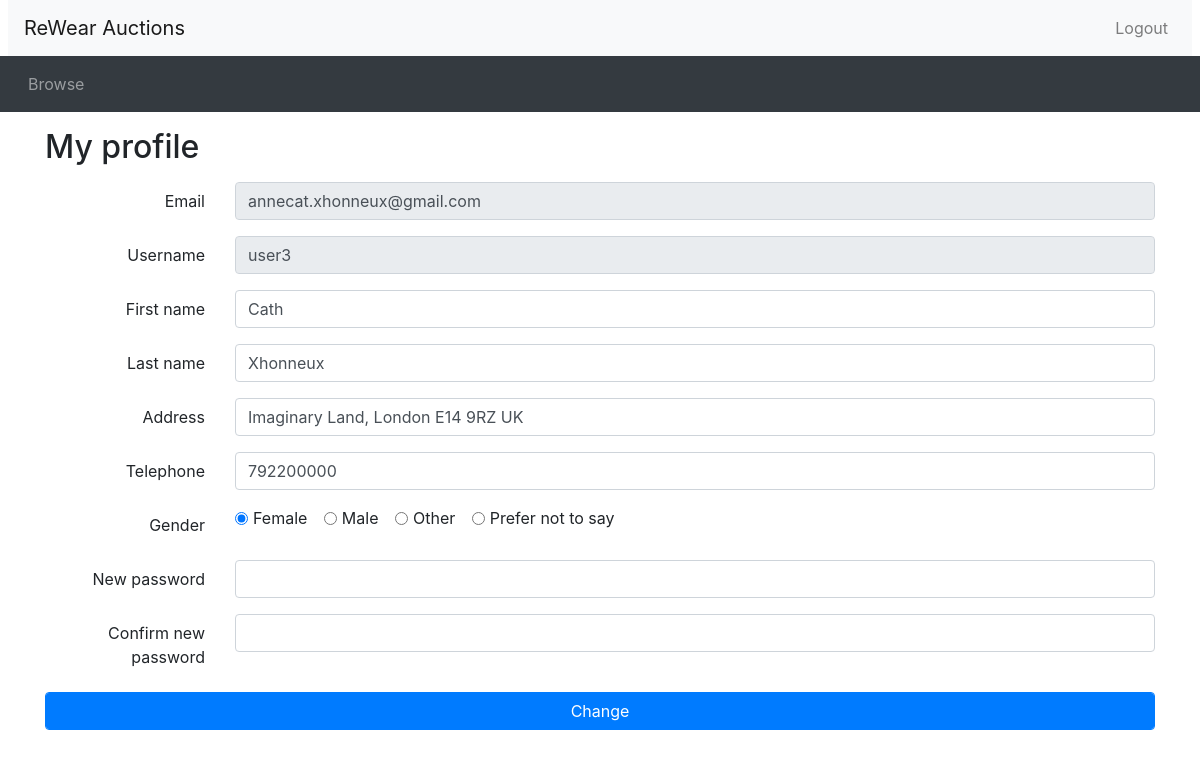
/user_profile.php (signed in), run on the app's committed database.
### tables this page shows
CREATE TABLE Users (
    userID INT(10) AUTO_INCREMENT, 
	userEmail VARCHAR(100) NOT NULL UNIQUE, 
	username VARCHAR(100) NOT NULL UNIQUE, 
	userPassword VARCHAR(42) NOT NULL, 
	userFirstName VARCHAR(100),
	userLastName VARCHAR(100), 
	userAddress VARCHAR(100), 
	userTel VARCHAR(100), 
	userGender VARCHAR(100) CHECK (userGender in ("Male", "Female", "Other", "Prefer not to say")),
    userIsActive VARCHAR(100) DEFAULT "Activated" CHECK (userIsActive in ("Activated", "Deactivated")),
	userAccountType VARCHAR(100) DEFAULT "Unspecified yet" CHECK (userAccountType in ("Buyer", "Seller", "Admin", "Unspecified yet")), 
	PRIMARY KEY(userID)
	);

### utilities.php (called while the page is built, shortened)
<?php
function user_profile(){
  $profile = $_SESSION['username'];
  $query_user_profile = "SELECT * from Users WHERE username = '$profile'";
  $result_user_profile = send_query($query_user_profile);
  $profile_row = mysqli_fetch_array($result_user_profile);
  return $profile_row;
}
?>

### database_connection.php (called while the page is built, shortened)
<?php
function connect()
{
    $configFile = 'Database_host.txt';
    $configData = file($configFile, FILE_IGNORE_NEW_LINES | FILE_SKIP_EMPTY_LINES);
    $dbConfig = [];
    foreach ($configData as $line) {
       list($key, $value) = explode('=', $line);
       $dbConfig[$key] = $value;
    }
    $connection = mysqli_connect($dbConfig['host'], $dbConfig['username'], $dbConfig['password'], $dbConfig['DB_name']);
    return $connection;
}
function send_query($query)
{
    $connection = connect();
    $result = mysqli_query($connection, $query);
    return $result;
}
?>

### user_profile.php (the view, shortened to what this page needs)
<?php include_once("header.php")?>
<?php include_once("database_connection.php")?>
<?php include_once("utilities.php")?>
<div class="container">
<h2 class="my-3">My profile</h2>
<?php
$profile_row = user_profile();
?>
<form method="POST" action="profile_update.php">
  <div class="form-group row">
    <label for="emailProfile" class="col-sm-2 col-form-label text-right">Email</label>
	<div class="col-sm-10">
      <input type="text" class="form-control" id="emailProfile" name ="emailProfile" value="<?= $profile_row['userEmail'] ?>" disabled>
	</div>
  </div>
  <div class="form-group row">
    <label for="usernameProfile" class="col-sm-2 col-form-label text-right">Username</label>
	<div class="col-sm-10">
      <input type="text" class="form-control" id="usernameProfile" name ="usernameProfile" value="<?= $profile_row['username'] ?>" disabled>
	</div>
  </div>
  <div class="form-group row">
    <label for="firstNameProfile" class="col-sm-2 col-form-label text-right">First name</label>
    <div class="col-sm-10">
      <input type="text" class="form-control" id="firstNameProfile" name="firstNameProfile" value="<?= $profile_row['userFirstName'] ?>">
    </div>
  </div>
  <div class="form-group row">
    <label for="lastNameProfile" class="col-sm-2 col-form-label text-right">Last name</label>
    <div class="col-sm-10">
      <input type="text" class="form-control" id="lastNameProfile" name="lastNameProfile" value="<?= $profile_row['userLastName'] ?>">
    </div>
  </div>
  <div class="form-group row">
    <label for="AddressProfile" class="col-sm-2 col-form-label text-right">Address</label>
    <div class="col-sm-10">
      <input type="text" class="form-control" id="AddressProfile" name= "AddressProfile" value="<?= $profile_row['userAddress'] ?>">
    </div>
  </div>
  <div class="form-group row">
    <label for="TelephoneProfile" class="col-sm-2 col-form-label text-right">Telephone</label>
    <div class="col-sm-10">
      <input type="text" class="form-control" id="TelephoneProfile" name = "TelephoneProfile" value="<?= $profile_row['userTel'] ?>">
    </div>
  </div>
  <div class="form-group row">
    <label for="GenderProfile" class="col-sm-2 col-form-label text-right">Gender</label>
	<div class="col-sm-10">
	  <div class="form-check form-check-inline">
        <input class="form-check-input" type="radio" name="GenderProfile" id="GenderFemale" value="Female" <?php if ($profile_row['userGender'] === 'Female') echo 'checked'; ?>>
        <label class="form-check-label" for="GenderFemale">Female</label>
      </div>
      <div class="form-check form-check-inline">
        <input class="form-check-input" type="radio" name="GenderProfile" id="GenderMale" value="Male" <?php if ($profile_row['userGender'] === 'Male') echo 'checked'; ?>>
        <label class="form-check-label" for="GenderMale">Male</label>
      </div>
      <div class="form-check form-check-inline">
        <input class="form-check-input" type="radio" name="GenderProfile" id="GenderOther" value="Other" <?php if ($profile_row['userGender'] === 'Other') echo 'checked'; ?>>
        <label class="form-check-label" for="GenderOther">Other</label>
      </div>
      <div class="form-check form-check-inline">
        <input class="form-check-input" type="radio" name="GenderProfile" id="GenderNotSay" value="Prefer not to say" <?php if ($profile_row['userGender'] === 'Prefer not to say') echo 'checked'; ?>>
        <label class="form-check-label" for="GenderNotSay">Prefer not to say</label>
      </div>
	</div>
  </div>
    <div class="form-group row">
    <label for="NewPassword" class="col-sm-2 col-form-label text-right">New password</label>
    <div class="col-sm-10">
      <input type="password" class="form-control" id="NewPassword" name= "NewPassword" value="">
    </div>
  </div>
  <div class="form-group row">
    <label for="ConfirmNewPassword" class="col-sm-2 col-form-label text-right">Confirm new password</label>
    <div class="col-sm-10">
      <input type="password" class="form-control" id="ConfirmNewPassword" name = "ConfirmNewPassword" value="">
    </div>
  </div>
    <button type="submit" name ="user_profile_change" class="btn btn-primary form-control">Change</button>
  </div>
<?php include_once("footer.php")?>

### data on the page
users: emailProfile "annecat.xhonneux@gmail.com", usernameProfile "user3", firstNameProfile "Cath", lastNameProfile "Xhonneux", AddressProfile "Imaginary Land, London E14 9RZ UK", TelephoneProfile "792200000", userGender "☑ Female", userGender "☐ Male", userGender "☐ Other", userGender "☐ Prefer not to say"
